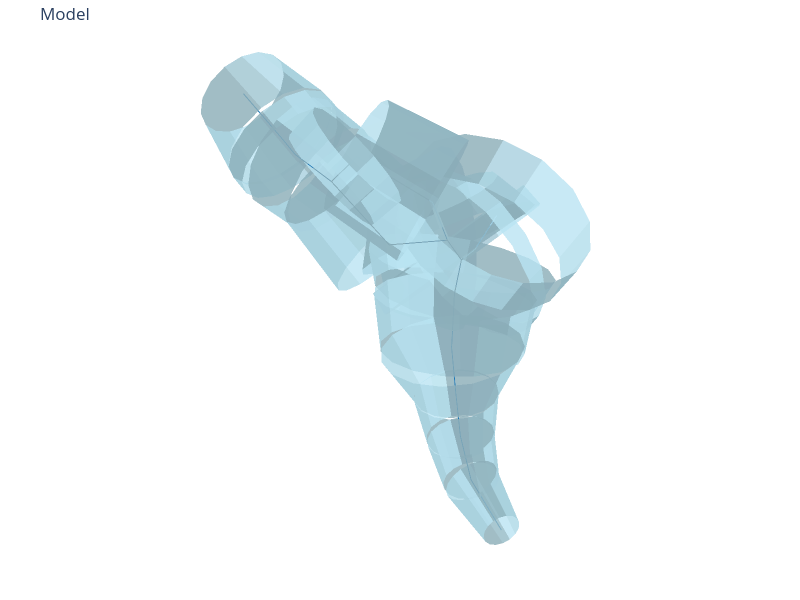

Write notebook code for a chart like this one.
### Code cell
swc_out_dir = f"../data/swc/current/{polylines_name}"
swc_filepath = f"{swc_out_dir}/TS{spine_idx}_mel{params["max_edge_length"]}.swc"

# check if directory exists, if not create it
if not os.path.exists(swc_out_dir):
    os.makedirs(swc_out_dir)

fitter = CableFitter(options=params["fit_options"])

morph = fitter.fit(
    mm.mesh,
    skeleton,
)
# write swc to file
morph.to_swc_file(swc_filepath)
# validation
# validator = Validation(mm, skeleton, morph)
# validator.full_validation()

model = SWCModel.from_swc_file(swc_filepath)
model.print_attributes(node_info=False, edge_info=False)
title = f"TS{spine_idx}_s{params["max_edge_length"]}"
fig = plot_model(
    swc_model=model,
    slider=False,
    title="",
    width=800,
    height=600,
    hide_axes=True,
)
fig.update_layout(
    scene=dict(
        camera=dict(
            eye={"x": eye_coord[0], "y": eye_coord[1], "z": eye_coord[2]},
            projection=dict(type="perspective"),
        ),
        aspectmode="data",  # or 'cube', 'auto', 'manual'
    )
)
fig.show()

### Figure 1 — Plotly figure (JSON) as saved in the notebook; plotly's stock layout.template omitted (floating-point values rounded to 4 significant figures; data arrays with more than 128 entries replaced by an {"elided": "..."} marker saying what was removed)
{"data": [{"color": "lightblue", "flatshading": true, "i": {"elided": "544 int values"}, "j": {"elided": "544 int values"}, "k": {"elided": "544 int values"}, "name": "frusta", "opacity": 0.8, "type": "mesh3d", "x": {"elided": "544 float values"}, "y": {"elided": "544 float values"}, "z": {"elided": "544 float values"}}, {"line": {"color": "#1f77b4", "width": 2}, "mode": "lines", "name": "centroid", "type": "scatter3d", "x": [8947.0, 8929.0, null, 8929.0, 8922.0, null, 8922.0, 8905.0, null, 8905.0, 8875.0, null, 8875.0, 8833.0, null, 8833.0, 8824.0, null, 8833.0, 8840.0, null, 8824.0, 8824.0, null, 8824.0, 8812.0, null, 8824.0, 8817.0, null, 8817.0, 8804.0, null, 8804.0, 8788.0, null, 8788.0, 8769.0, null, 8769.0, 8736.0, null, 8812.0, 8785.0, null, 8840.0, 8887.0, null, 8887.0, 8905.0, null], "y": [2725.0, 2757.0, null, 2757.0, 2766.0, null, 2766.0, 2793.0, null, 2793.0, 2829.0, null, 2829.0, 2848.0, null, 2848.0, 2854.0, null, 2848.0, 2838.0, null, 2854.0, 2845.0, null, 2854.0, 2856.0, null, 2845.0, 2835.0, null, 2835.0, 2824.0, null, 2824.0, 2811.0, null, 2811.0, 2805.0, null, 2805.0, 2810.0, null, 2856.0, 2851.0, null, 2838.0, 2802.0, null, 2802.0, 2793.0, null], "z": [2689.0, 2650.0, null, 2650.0, 2637.0, null, 2637.0, 2614.0, null, 2614.0, 2565.0, null, 2565.0, 2569.0, null, 2569.0, 2554.0, null, 2569.0, 2599.0, null, 2554.0, 2527.0, null, 2554.0, 2562.0, null, 2527.0, 2483.0, null, 2483.0, 2443.0, null, 2443.0, 2401.0, null, 2401.0, 2357.0, null, 2357.0, 2305.0, null, 2562.0, 2590.0, null, 2599.0, 2634.0, null, 2634.0, 2614.0, null]}], "layout": {"height": 600, "margin": {"b": 0, "l": 0, "r": 0, "t": 40}, "scene": {"aspectmode": "data", "camera": {"eye": {"x": 1, "y": 1.409, "z": 0.1233}, "projection": {"type": "perspective"}}, "xaxis": {"visible": false}, "yaxis": {"visible": false}, "zaxis": {"visible": false}}, "showlegend": false, "title": {"text": "Model"}, "width": 800}}
